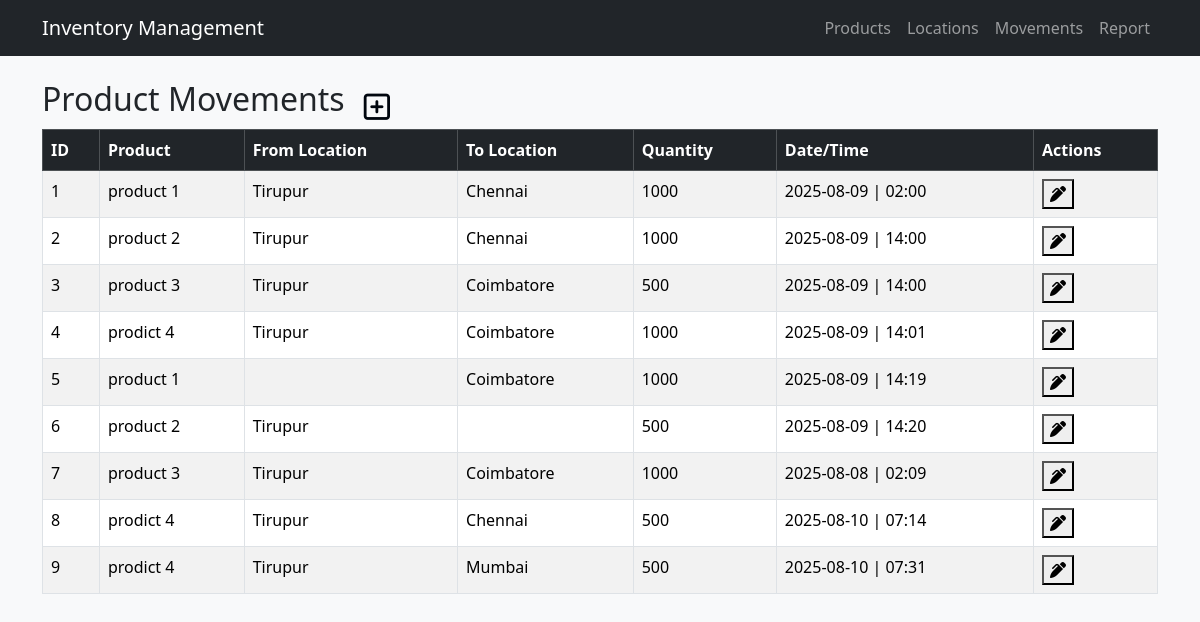
/movements, run on the app's committed database.
### app.py (models this page shows)
class Product(db.Model):
    product_id = db.Column(db.String(50), primary_key=True)
    name = db.Column(db.String(100), nullable=False)

class Location(db.Model):
    location_id = db.Column(db.String(50), primary_key=True)
    name = db.Column(db.String(100), nullable=False)

class ProductMovement(db.Model):
    __tablename__ = 'product_movement'
    movement_id = db.Column(db.Integer, primary_key=True, autoincrement=True)
    timestamp = db.Column(db.DateTime, default=datetime.utcnow)
    from_location_id = db.Column(db.String(50), db.ForeignKey('location.location_id'), nullable=True)
    to_location_id = db.Column(db.String(50), db.ForeignKey('location.location_id'), nullable=True)
    product_id = db.Column(db.String(50), db.ForeignKey('product.product_id'), nullable=False)
    qty = db.Column(db.Integer, nullable=False)
    product = db.relationship('Product', backref='movements')
    from_location = db.relationship('Location', foreign_keys=[from_location_id])
    to_location = db.relationship('Location', foreign_keys=[to_location_id])

### app.py (the view)
@app.route("/movements")
def list_movements():
    products = [{"product_id": p.product_id, "name": p.name} for p in Product.query.all()]
    locations = [{"location_id": l.location_id, "name": l.name} for l in Location.query.all()]
    movements = []
    for m in ProductMovement.query.all():
        ts = m.timestamp
        if isinstance(ts, str):  # If stored as string, parse it
            try:
                ts = datetime.fromisoformat(ts)
            except ValueError:
                ts = None
        if ts:
            display_ts = ts.strftime("%Y-%m-%d | %H:%M")
            input_ts = ts.strftime("%Y-%m-%dT%H:%M").replace("T", " | ")
        else:
            display_ts = ""
            input_ts = ""
        movements.append({
            "movement_id": m.movement_id,
            "timestamp": display_ts,
            "timestamp_input": input_ts,  # Add this for the input field
            "product_id": m.product_id,
            "product_name": m.product.name,
            "from_location_id": m.from_location_id,
            "from_location_name": m.from_location.name if m.from_location else None,
            "to_location_id": m.to_location_id,
            "to_location_name": m.to_location.name if m.to_location else None,
            "qty": m.qty
        })
    return render_template("movements.html",
                           products=products,
                           locations=locations,
                           movements=movements)

### templates/movements.html (shortened to what this page needs)
{% extends "base.html" %}
{% block content %}
<link rel="stylesheet" href="https://cdnjs.cloudflare.com/ajax/libs/font-awesome/6.5.0/css/all.min.css">
<h2 style="display: inline-block; margin-right: 15px;">Product Movements</h2>
<a href="#" id="addMovementBtn" style="font-size: 30px; color: #00060e; text-decoration: none; vertical-align: middle;" title="Add Movement" data-bs-toggle="modal" data-bs-target="#addMovementModal">
    <i class="far fa-square-plus"></i>
</a>
<table class="table table-bordered table-striped" border="1" cellpadding="5" id="movements-table">
    <thead class="table-dark">
    <tr>
        <th>ID</th>
        <th>Product</th>
        <th>From Location</th>
        <th>To Location</th>
        <th>Quantity</th>
        <th>Date/Time</th>
        <th>Actions</th>
    </tr>
    </thead>
    <tbody>
    {% for m in movements %}
    <tr data-id="{{ m.movement_id }}">
        <td>{{ m.movement_id }}</td>
        <td class="editable-dropdown" data-field="product_id" data-value="{{ m.product_id }}">
            {{ m.product_name }}
        </td>
        <td class="editable-dropdown" data-field="from_location_id" data-value="{{ m.from_location_id or '' }}">
            {{ m.from_location_name or '' }}
        </td>
        <td class="editable-dropdown" data-field="to_location_id" data-value="{{ m.to_location_id or '' }}">
            {{ m.to_location_name or '' }}
        </td>
        <td class="editable" data-field="qty" data-value="{{ m.qty }}">{{ m.qty }}</td>
        <td class="editable" data-field="timestamp" data-input-value="{{ m.timestamp_input }}">
            {{ m.timestamp if m.timestamp else '' }}
        </td>
        <td>
            <button class="edit-btn" title="Edit" style="font-size: 16px;">
                <i class="fas fa-pen-alt"></i>
            </button>
        </td>
    </tr>
    {% endfor %}
    </tbody>
</table>
{% endblock %}

### data on the page
Product: product_name "product 1" "product 1"
Location: name "Tirupur" "Tirupur" "Tirupur" "Tirupur" "Tirupur" "Tirupur" "Tirupur" "Tirupur"
Location: name "Chennai" "Chennai" "Chennai"
ProductMovement: qty "1000"
Product: product_name "product 2" "product 2"
ProductMovement: qty "1000"
Product: product_name "product 3" "product 3"
Location: name "Coimbatore" "Coimbatore" "Coimbatore" "Coimbatore"
ProductMovement: qty "500"
Product: product_name "prodict 4" "prodict 4" "prodict 4"
ProductMovement: qty "1000"
ProductMovement: qty "1000"
ProductMovement: qty "500"
ProductMovement: qty "1000"
ProductMovement: qty "500"
Location: name "Mumbai"
ProductMovement: qty "500"

### other printed values
{{ m.movement_id }} "1" "2" "3" "4" "5" "6" "7" "8" "9"
{{ m.timestamp if m.timestamp else '' }} "2025-08-09 | 02:00" "2025-08-09 | 14:00" "2025-08-09 | 14:00" "2025-08-09 | 14:01" "2025-08-09 | 14:19" "2025-08-09 | 14:20" "2025-08-08 | 02:09" "2025-08-10 | 07:14" "2025-08-10 | 07:31"
